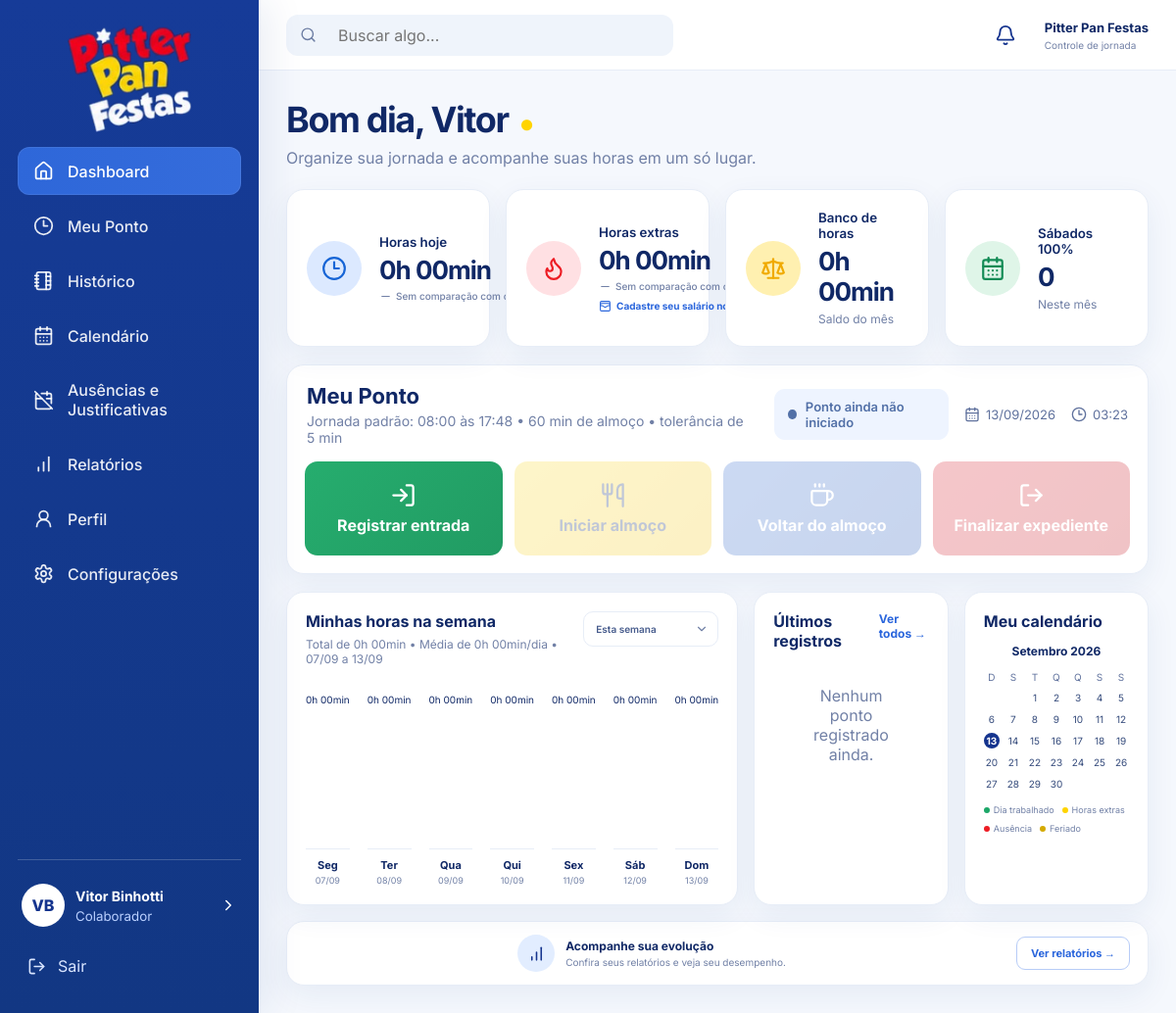
The page /public/?route=dashboard (signed in) on the database its author committed.
### tables this page shows
CREATE TABLE users (
    id BIGINT UNSIGNED AUTO_INCREMENT PRIMARY KEY,
    name VARCHAR(120) NOT NULL,
    email VARCHAR(160) NOT NULL UNIQUE,
    password VARCHAR(255) NOT NULL,
    role ENUM('admin', 'employee') NOT NULL DEFAULT 'employee',
    salary DECIMAL(10,2) NULL,
    daily_minutes SMALLINT UNSIGNED NOT NULL DEFAULT 528 COMMENT '8h48 = 528 minutos',
    monthly_hours SMALLINT UNSIGNED NOT NULL DEFAULT 220,
    workday_start TIME NOT NULL DEFAULT '08:00:00',
    workday_end TIME NOT NULL DEFAULT '17:48:00',
    lunch_start_time TIME NOT NULL DEFAULT '12:00:00',
    lunch_minutes SMALLINT UNSIGNED NOT NULL DEFAULT 60,
    theme ENUM('light', 'dark') NOT NULL DEFAULT 'light',
    notifications_enabled TINYINT(1) NOT NULL DEFAULT 1,
    browser_notifications TINYINT(1) NOT NULL DEFAULT 0,
    notification_before_minutes SMALLINT UNSIGNED NOT NULL DEFAULT 10,
    notification_after_minutes SMALLINT UNSIGNED NOT NULL DEFAULT 5,
    notify_entry_enabled TINYINT(1) NOT NULL DEFAULT 1,
    notify_lunch_start_enabled TINYINT(1) NOT NULL DEFAULT 1,
    notify_lunch_return_enabled TINYINT(1) NOT NULL DEFAULT 1,
    notify_clock_out_enabled TINYINT(1) NOT NULL DEFAULT 1,
    avatar_path VARCHAR(255) NULL,
    is_active TINYINT(1) NOT NULL DEFAULT 1,
    created_at TIMESTAMP NOT NULL DEFAULT CURRENT_TIMESTAMP,
    updated_at TIMESTAMP NOT NULL DEFAULT CURRENT_TIMESTAMP ON UPDATE CURRENT_TIMESTAMP
);

### app/Views/dashboard/index.php (the view, shortened to what the rows shown need)
<?php
function formatMinutes(int $minutes): string
{
    $hours = intdiv($minutes, 60);
    $mins = $minutes % 60;
    return $hours . 'h ' . str_pad((string) $mins, 2, '0', STR_PAD_LEFT) . 'min';
}
function formatSignedMinutes(int $minutes): string
{
    if ($minutes === 0) {
        return '0h 00min';
    }
    $sign = $minutes > 0 ? '+' : '-';
    $absolute = abs($minutes);
    return $sign
        . intdiv($absolute, 60)
        . 'h '
        . str_pad((string) ($absolute % 60), 2, '0', STR_PAD_LEFT)
        . 'min';
}
$firstName = explode(' ', trim($user['name']))[0] ?? $user['name'];
$workdayStart = substr((string)($user['workday_start'] ?? '08:00:00'), 0, 5);
$workdayEnd = substr((string)($user['workday_end'] ?? '17:48:00'), 0, 5);
$lunchMinutes = (int) ($user['lunch_minutes'] ?? 60);
?>
<div class="dashboard-header">
    <div>
        <h1><?= e($greeting) ?>, <?= e($firstName) ?> <span class="moon">●</span></h1>
        <p>Organize sua jornada e acompanhe suas horas em um só lugar.</p>
    </div>
</div>
<div class="stats-grid">
    <article class="stat-card">
        <div>
            <small>Horas hoje</small>
            <strong><?= formatMinutes($todaySummary['worked']) ?></strong>
            <?php if ($dailyChangePercent !== null): ?>
                <?php
                $changeRounded = (int) round($dailyChangePercent);
                $changeClass = $changeRounded > 0
                    ? 'daily-change positive'
                    : ($changeRounded < 0 ? 'daily-change negative' : 'daily-change neutral');
                $changeIcon = $changeRounded > 0
                    ? 'arrow-up'
                    : ($changeRounded < 0 ? 'arrow-down' : 'minus');
                ?>
                <span class="<?= e($changeClass) ?>">
                    <i data-lucide="<?= e($changeIcon) ?>"></i>
                    <?= $changeRounded > 0 ? '+' : '' ?><?= $changeRounded ?>%
                    <em>em relação a ontem</em>
                </span>
            <?php else: ?>
                <span class="daily-change unavailable">
                    <i data-lucide="minus"></i>
                    <em>Sem comparação com ontem</em>
                </span>
            <?php endif; ?>
        </div>
    </article>
    <article class="stat-card">
        <div>
            <small>Horas extras</small>
            <strong><?= formatMinutes($monthExtra50 + $monthExtra100) ?></strong>
            <?php if ($extraMonthChangePercent !== null): ?>
                <?php
                $extraChangeRounded = (int) round($extraMonthChangePercent);
                $extraChangeClass = $extraChangeRounded > 0
                    ? 'daily-change positive'
                    : ($extraChangeRounded < 0
                        ? 'daily-change negative'
                        : 'daily-change neutral');
                $extraChangeIcon = $extraChangeRounded > 0
                    ? 'arrow-up'
                    : ($extraChangeRounded < 0 ? 'arrow-down' : 'minus');
                ?>
                <span class="<?= e($extraChangeClass) ?>">
                    <i data-lucide="<?= e($extraChangeIcon) ?>"></i>
                    <?= $extraChangeRounded > 0 ? '+' : '' ?><?= $extraChangeRounded ?>%
                    <em>em relação ao mês passado</em>
                </span>
            <?php else: ?>
                <span class="daily-change unavailable">
                    <i data-lucide="minus"></i>
                    <em>Sem comparação com o mês passado</em>
                </span>
            <?php endif; ?>
            <?php if ($estimatedExtraTotalValue !== null): ?>
                <span class="extra-estimate">
                    <i data-lucide="wallet-cards"></i>
                    <?= e(formatCurrencyBr($estimatedExtraTotalValue)) ?> estimados
                </span>
            <?php else: ?>
                <a class="extra-estimate missing" href="<?= url('profile') ?>">
                    <i data-lucide="wallet-cards"></i>
                    Cadastre seu salário no perfil
                </a>
            <?php endif; ?>
        </div>
    </article>
    <article class="stat-card">
        <div>
            <small>Banco de horas</small>
            <strong class="<?= $monthBankBalance > 0 ? 'balance-positive' : ($monthBankBalance < 0 ? 'balance-negative' : '') ?>">
                <?= formatSignedMinutes($monthBankBalance) ?>
            </strong>
            <span class="muted">
                <?= $monthDeficit > 0 ? 'Débito: ' . formatMinutes($monthDeficit) : 'Saldo do mês' ?>
            </span>
        </div>
    </article>
    <article class="stat-card">
        <div>
            <small>Sábados 100%</small>
            <strong><?= (int) $saturdaysWorked ?></strong>
            <span class="muted">Neste mês</span>
        </div>
    </article>
</div>
<section class="punch-card" id="meu-ponto">
    <div class="punch-head">
        <div>
            <h2>Meu Ponto</h2>
            <p>
                Jornada padrão: <?= e($workdayStart) ?> às <?= e($workdayEnd) ?>
                • <?= $lunchMinutes ?> min de almoço
                • tolerância de <?= (int)($settings['tolerance_minutes'] ?? 5) ?> min
            </p>
        </div>
    </div>
</section>
<div class="dashboard-lower-grid">
    <section class="panel week-panel">
        <div class="panel-title-row">
            <div>
                <h3>Minhas horas na semana</h3>
                <p>
                    Total de <?= formatMinutes($weekTotal) ?>
                    • Média de <?= formatMinutes((int) round($weekTotal / 7)) ?>/dia
                    • <?= date('d/m', strtotime($weekStart)) ?> a <?= date('d/m', strtotime($weekEnd)) ?>
                </p>
            </div>
            <form method="GET" action="<?= config('app.url') ?>" class="week-filter-form">
                <label class="week-filter-select">
                    <select
                        name="week_offset"
                        aria-label="Período do gráfico semanal"
                        onchange="this.form.submit()"
                    >
                        <option value="0" <?= $weekOffset === 0 ? 'selected' : '' ?>>
                            Esta semana
                        </option>
                    </select>
                </label>
            </form>
        </div>
    </section>
</div>

### app/Views/layouts/app.php (shortened to what the rows shown need)
<?php
$currentUser = authUser();
$viewUser = $user ?? null;
$theme = $viewUser['theme'] ?? 'light';
?>
<!DOCTYPE html>
<html lang="pt-BR">
<head>
    <link rel="stylesheet" href="<?= asset('css/app.css') ?>">
</head>
<body class="<?= $theme === 'dark' ? 'theme-dark' : 'theme-light' ?>">
<div class="app-shell">
    <aside class="sidebar" id="sidebar">
        <div class="sidebar-footer">
            <a href="<?= url('profile') ?>" class="mini-profile">
                <span class="mini-profile-text">
                    <strong><?= e($currentUser['name'] ?? 'Usuário') ?></strong>
                    <small>Colaborador</small>
                </span>
            </a>
        </div>
    </aside>
    <main class="main-content">
        <section class="page-content">
            <?php require $viewFile; ?>
        </section>
    </main>
</div>
</body>
</html>

### rows shown on the page
users: name "Vitor Binhotti", name "Vitor", browser_notifications "0h 00min", formatMinutes($monthExtra50 + $monthExtra100) "0h 00min", browser_notifications "0", workday_start "08:00", workday_end "17:48", lunch_minutes "60", formatMinutes((int)round($weekTotal/7)) "0h 00min", week_offset "Esta semana"

### other values the page prints
$initials ?: 'U' "VB"
$greeting "Bom dia"
$settings['tolerance_minutes'] "5"
$status['label'] "Ponto ainda não iniciado"
$label "Registrar entrada"
$label "Iniciar almoço"
$label "Voltar do almoço"
$label "Finalizar expediente"
date('d/m', strtotime($weekStart)) "07/09"
date('d/m', strtotime($weekEnd)) "13/09"
formatMinutes($minutes) "0h 00min"
$day['day'] "Seg"
$day['label'] "07/09"
$day['day'] "Ter"
$day['label'] "08/09"
